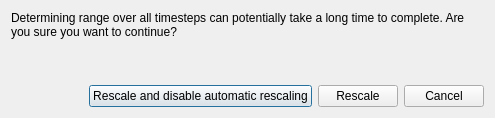
<?xml version="1.0" encoding="UTF-8"?>
<ui version="4.0">
 <class>ResetScalarRangeToDataOverTime</class>
 <widget class="QDialog" name="ResetScalarRangeToDataOverTime">
  <property name="geometry">
   <rect>
    <x>0</x>
    <y>0</y>
    <width>495</width>
    <height>118</height>
   </rect>
  </property>
  <property name="windowTitle">
   <string>Rescale range over time</string>
  </property>
  <layout class="QVBoxLayout" name="verticalLayout" stretch="1,0">
   <item>
    <widget class="QLabel" name="label_3">
     <property name="toolTip">
      <string/>
     </property>
     <property name="text">
      <string>&lt;html&gt;&lt;head/&gt;&lt;body&gt;&lt;p&gt;Determining range over all timesteps can potentially take a long time to complete. Are you sure you want to continue?&lt;/p&gt;&lt;/body&gt;&lt;/html&gt;</string>
     </property>
     <property name="alignment">
      <set>Qt::AlignLeading|Qt::AlignLeft|Qt::AlignTop</set>
     </property>
     <property name="wordWrap">
      <bool>true</bool>
     </property>
    </widget>
   </item>
   <item>
    <layout class="QHBoxLayout">
     <property name="spacing">
      <number>6</number>
     </property>
     <property name="margin">
      <number>0</number>
     </property>
     <item>
      <spacer>
       <property name="orientation">
        <enum>Qt::Horizontal</enum>
       </property>
       <property name="sizeHint" stdset="0">
        <size>
         <width>0</width>
         <height>20</height>
        </size>
       </property>
      </spacer>
     </item>
     <item>
      <widget class="QPushButton" name="RescaleAndLockButton">
       <property name="toolTip">
        <string>Rescale and lock the color map to avoid automatic rescaling.</string>
       </property>
       <property name="text">
        <string>Rescale and disable automatic rescaling</string>
       </property>
       <property name="default">
        <bool>true</bool>
       </property>
      </widget>
     </item>
     <item>
      <widget class="QPushButton" name="RescaleButton">
       <property name="toolTip">
        <string>Rescale and leave automatical rescaling mode unchanged.</string>
       </property>
       <property name="text">
        <string>Rescale</string>
       </property>
      </widget>
     </item>
     <item>
      <widget class="QPushButton" name="CancelButton">
       <property name="toolTip">
        <string>Close without rescaling</string>
       </property>
       <property name="text">
        <string>Cancel</string>
       </property>
      </widget>
     </item>
    </layout>
   </item>
  </layout>
 </widget>
 <resources/>
 <connections/>
</ui>
